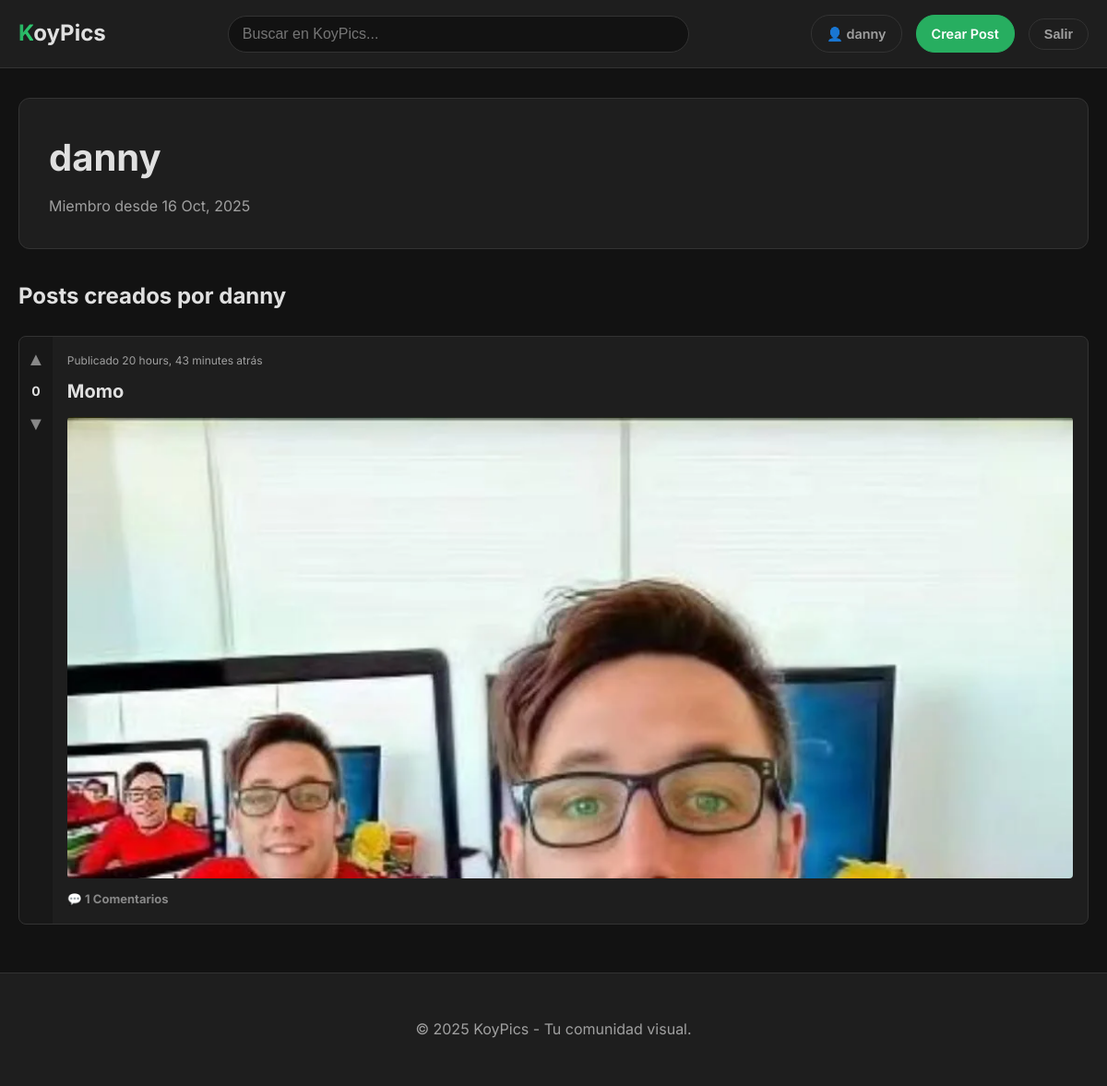
The app's page /u/danny/ (signed in) with its own data.
### Galeria_imagenes/models.py (models this page shows, shortened)
class Post(models.Model):
    autor = models.ForeignKey(User, on_delete=models.CASCADE)
    comunidad = models.ForeignKey(Comunidad, on_delete=models.SET_NULL, null=True, blank=True)
    titulo = models.CharField(max_length=100)
    descripcion = models.TextField(blank=True, null=True)
    archivo = models.ImageField(upload_to='imagenes/')
    fecha_creacion = models.DateTimeField(auto_now_add=True)
    @property
    def total_votos(self):
        return Voto.objects.filter(post=self).aggregate(total=models.Sum('valor'))['total'] or 0
    @property
    def total_comentarios(self):
        return self.comentarios.count()

### Galeria_imagenes/views.py (the view)
# urls.py: path('u/<str:username>/', views.perfil_usuario, name='perfil'),
def perfil_usuario(request, username):
    usuario = get_object_or_404(User, username=username)
    posts = Post.objects.filter(autor=usuario).order_by('-fecha_creacion')
    contexto = {
        'usuario': usuario,
        'posts': posts,
    }
    return render(request, 'perfil.html', contexto)

### Galeria_imagenes/templates/perfil.html (shortened to what this page needs)
{% extends 'base.html' %}
{% block content %}
<div class="profile-header">
    <h1 class="profile-title">{{ usuario.username }}</h1>
    <p class="profile-meta">Miembro desde {{ usuario.date_joined|date:"d M, Y" }}</p>
</div>
<h2 style="margin-bottom: 1.5rem;">Posts creados por {{ usuario.username }}</h2>
<div class="post-feed">
    {% for post in posts %}
        <article class="post-card">
            <div class="vote-section">
                <a href="{% url 'votar' post_id=post.id valor='positivo' %}" class="vote-arrow">▲</a>
                <span class="vote-count">{{ post.total_votos }}</span>
                <a href="{% url 'votar' post_id=post.id valor='negativo' %}" class="vote-arrow">▼</a>
            </div>
            <a href="{% url 'post_detail' post.id %}" class="post-link" style="width: 100%;">
                <div class="post-content">
                    <div class="post-meta">
                       Publicado {{ post.fecha_creacion|timesince }} atrás
                    </div>
                    <h2 class="post-title">{{ post.titulo }}</h2>
                    <div class="post-image-container">
                        <img src="{{ post.archivo.url }}" alt="{{ post.titulo }}">
                    </div>
                    <div class="post-actions">
                       <span>💬 {{ post.total_comentarios }} Comentarios</span>
                    </div>
                </div>
            </a>
        </article>
    {% empty %}
        <div style="background: var(--color-surface); padding: 1rem; border-radius: 8px;">
            <p>{{ usuario.username }} aún no ha publicado nada.</p>
        </div>
    {% endfor %}
</div>
{% endblock %}

### Galeria_imagenes/templates/base.html (shortened to what this page needs)
<!DOCTYPE html>
<html lang="es">
<head>
</head>
<body>
    <header class="main-header">
        <div class="container nav-container">
            <div class="logo">
                <a href="{% url 'inicio' %}"><span>K</span>oyPics</a>
            </div>
            <div class="search-bar">
                <input type="text" placeholder="Buscar en KoyPics...">
            </div>
            <div class="nav-buttons">
                {% if user.is_authenticated %}
                    <a href="{% url 'perfil' username=user.username %}" class="nav-button">👤 {{ user.username }}</a>
                    <a href="{% url 'registrar_imagen' %}" class="nav-button primary">Crear Post</a>
                    <form action="{% url 'logout' %}" method="post" style="display: inline;">
                        <button type="submit" class="nav-button">Salir</button>
                    </form>
                {% else %}
                    <a href="{% url 'login' %}" class="nav-button">Iniciar Sesión</a>
                    <a href="{% url 'registro' %}" class="nav-button primary">Crear Cuenta</a>
                {% endif %}
            </div>
        </div>
    </header>
    <main class="main-content">
        <div class="container">
            {% block content %}{% endblock %}
        </div>
    </main>
    <footer class="main-footer">
        <div class="container footer-content">
            <p>&copy; {% now "Y" %} KoyPics - Tu comunidad visual.</p>
        </div>
    </footer>
</body>
</html>

### Galeria_imagenes/templates/base.html (style rules this page uses)
:root { --color-background: #121212; --color-surface: #1e1e1e; --color-border: #333333; --color-text-primary: #e0e0e0; --color-text-secondary: #a0a0a0; --color-primary: #27ae60; --color-primary-hover: #2ecc71; }
* { margin: 0; padding: 0; box-sizing: border-box; }
body { background-color: var(--color-background); color: var(--color-text-primary); font-family: 'Inter', sans-serif; line-height: 1.6; }
.container { max-width: 1200px; margin: 0 auto; padding: 0 20px; }
.main-header { background-color: var(--color-surface); border-bottom: 1px solid var(--color-border); padding: 1rem 0; position: sticky; top: 0; z-index: 1000; }
.nav-container { display: flex; justify-content: space-between; align-items: center; }
.logo a { text-decoration: none; color: var(--color-text-primary); font-size: 1.5rem; font-weight: 700; }
.logo a span { background: linear-gradient(90deg, var(--color-primary), var(--color-primary-hover)); -webkit-background-clip: text; background-clip: text; color: transparent; }
.search-bar { flex-grow: 1; margin: 0 40px; max-width: 500px; }
.search-bar input { width: 100%; padding: 10px 15px; background-color: var(--color-background); border: 1px solid var(--color-border); border-radius: 20px; color: var(--color-text-primary); font-size: 1rem; }
.nav-buttons { display: flex; gap: 15px; align-items: center; }
.nav-button { background-color: transparent; color: var(--color-text-secondary); padding: 8px 16px; text-decoration: none; border-radius: 20px; font-weight: 600; transition: all 0.3s ease; border: 1px solid var(--color-border); cursor: pointer; font-size: 0.9rem; white-space: nowrap; }
.nav-button.primary { background-color: var(--color-primary); border-color: var(--color-primary); color: #fff; }
.main-content { padding: 2rem 0; min-height: calc(100vh - 200px); }
.main-footer { background-color: var(--color-surface); border-top: 1px solid var(--color-border); padding: 3rem 0; margin-top: auto; }
.footer-content { text-align: center; color: var(--color-text-secondary); }

### Galeria_imagenes/templates/perfil.html (style rules this page uses)
.profile-header { background-color: var(--color-surface); padding: 2rem; border-radius: 12px; margin-bottom: 2rem; border: 1px solid var(--color-border); }
.profile-title { font-size: 2.5rem; margin-bottom: 0.5rem; }
.profile-meta { color: var(--color-text-secondary); font-size: 1rem; }
.post-card { display: flex; background: var(--color-surface); border-radius: 8px; margin-bottom: 20px; overflow: hidden; border: 1px solid var(--color-border); transition: border-color 0.3s, transform 0.3s; }
a.post-link { text-decoration: none; color: inherit; }
.vote-section { display: flex; flex-direction: column; align-items: center; padding: 8px; background: rgba(0,0,0,0.2); }
.vote-arrow { text-decoration: none; font-size: 20px; color: #888; cursor: pointer; transition: color 0.2s, transform 0.2s; }
.vote-count { font-weight: bold; font-size: 14px; margin: 8px 0; }
.post-content { padding: 16px; display: flex; flex-direction: column; width: 100%; }
.post-meta { font-size: 12px; color: var(--color-text-secondary); margin-bottom: 8px; }
.post-title { font-size: 20px; margin-bottom: 12px; }
.post-image-container { max-height: 500px; overflow: hidden; border-radius: 4px; }
.post-image-container img { width: 100%; height: auto; }
.post-actions { margin-top: 12px; font-size: 13px; font-weight: bold; color: #888; }

### records on screen
Post: total_votos "0", fecha_creacion "20 hours, 43 minutes", titulo "Momo", archivo (picture), total_comentarios "1"

### other values on screen
{{ user.username }} "danny"
{{ usuario.username }} "danny"
{{ usuario.date_joined|date:"d M, Y" }} "16 Oct, 2025"
